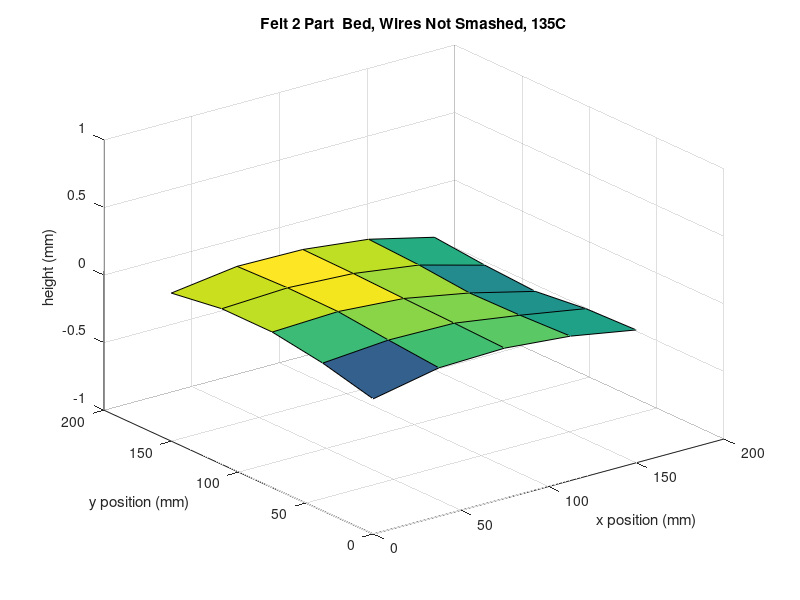

This figure's MATLAB source:
X = [0, 37.5, 75, 112.5, 150, 0, 37.5, 75, 112.5, 150, 0, 37.5, 75, 112.5, 150,0, 37.5, 75, 112.5, 150,0, 37.5, 75, 112.5, 150,];
Y = [0, 0, 0, 0, 0, 37.5, 37.5, 37.5, 37.5, 37.5, 75, 75, 75, 75, 75, 112.5, 112.5, 112.5, 112.5, 112.5, 150, 150, 150, 150, 150];
Z = [0, .098, .112, .069, -.017, .093, .132, .125, .052, -.031, .151, .171, .136, .045, -.075, .152, .175, .149, .080, -.053, .096, .162, .155, .099, -.018];
xr = reshape(X, 5, 5);
yr = reshape(Y, 5, 5);
zr = reshape(Z, 5, 5);
surf(xr, yr, zr)
zlim([-1 1])
xlabel('x position (mm)')
ylabel('y position (mm)')
zlabel('height (mm)')
title("Felt 2 Part  Bed, Wires Not Smashed, 135C");
